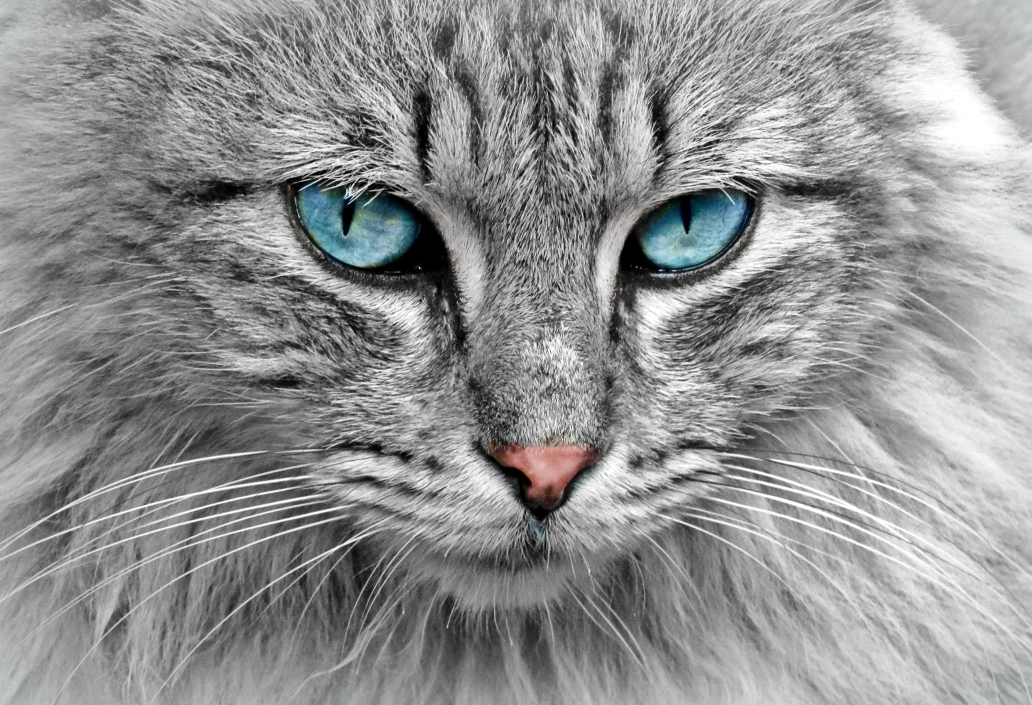
#> input picture Week - 1 - Introduction to Linear Algebra and Derivatives for Deep Learning/cat.png, 2064 x 1410 px, found by its file name (shown at 1/2 size)
$ jupyter execute Worksheet1.ipynb
#> lines starting #> are read from the running program, lines starting #| are printed output that depends on the picture; after the words box and inside, x2 and y2 are one past the last pixel; in counts of white or black regions, pixels touching at a corner belong together
[cell 1]
from PIL import Image
import numpy as np
import matplotlib.pyplot as plt

image_colored = Image.open(r"D:\Herald_College\6th Semester\Week - 1 - Introduction to Linear Algebra and Derivatives for Deep Learning\6CS012_Mandeep_Panta_2408124\cat.png")
#> image_colored is the input picture: PIL image 2064x1410 RGBA; mean R, G, B, A 144.5, 145.7, 144.9, 255
image_colored = image_colored.resize(( 512 , 512 ))
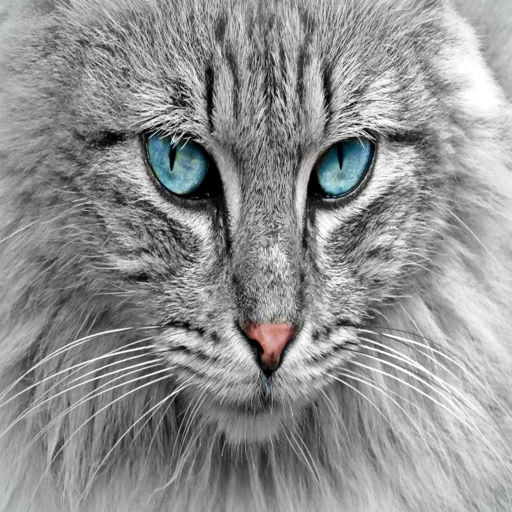
#> image_colored: PIL image 512x512 RGBA; mean R, G, B, A 144.5, 145.7, 144.9, 255

display(image_colored)

[cell 2]
# Load image and convert to grayscale
image = Image.open(r"D:\Herald_College\6th Semester\Week - 1 - Introduction to Linear Algebra and Derivatives for Deep Learning\6CS012_Mandeep_Panta_2408124\cat.png").convert ("L")
# Convert to NumPy array
image_array = np.array(image)
# Get image dimensions
height , width = image_array.shape
#> height = 1410; width = 2064
# Reshape the image into a 2D array where each row represents a row of pixels
# This allows PCA to process each row as an observation and find patterns across pixel intensities
data = image_array.reshape(height , width)

[cell 3]
# Compute the mean of each column ( feature )
mean = np.mean(data , axis = 0)
#> mean = 2064 values, max 203.9 at index 1956, min 102.8 at index 854, mean 145.3
# Subtract mean to center the data
centered_data = data - mean# Compute the mean of each column ( feature )
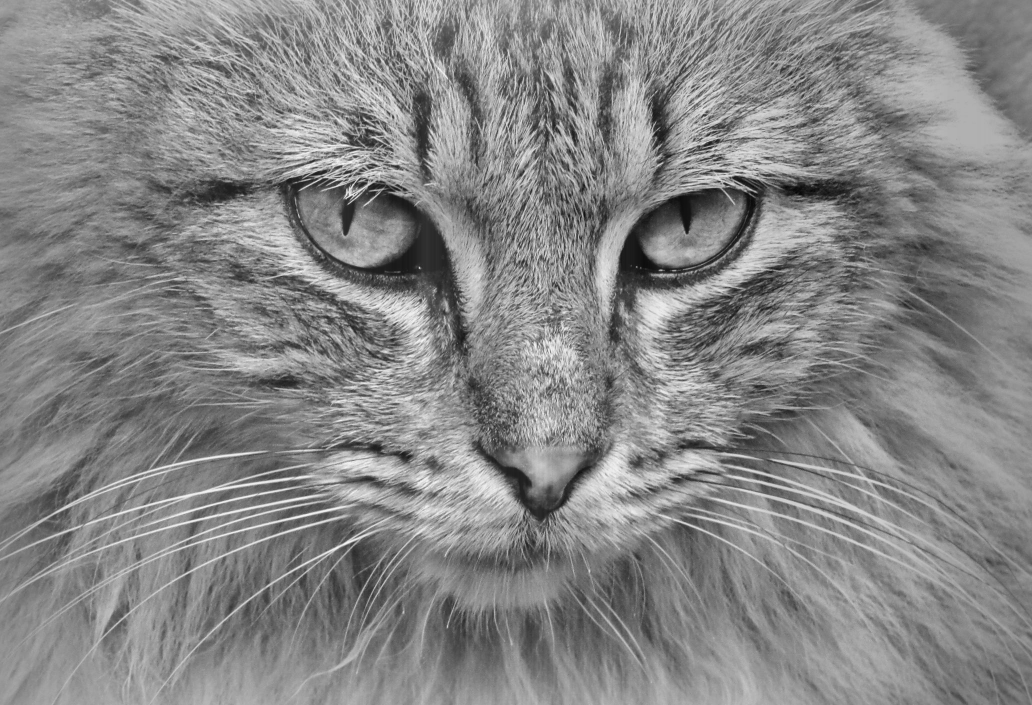
#> centered_data: shape (1410, 2064) float64 (shown at 1/2 size); min -163.4, max 146.5, mean 0; drawn with min black and max white
mean = np.mean(data , axis = 0)
# Subtract mean to center the data
centered_data = data - mean

[cell 4]
# Compute covariance matrix
cov_matrix = np.cov(centered_data , rowvar = False)
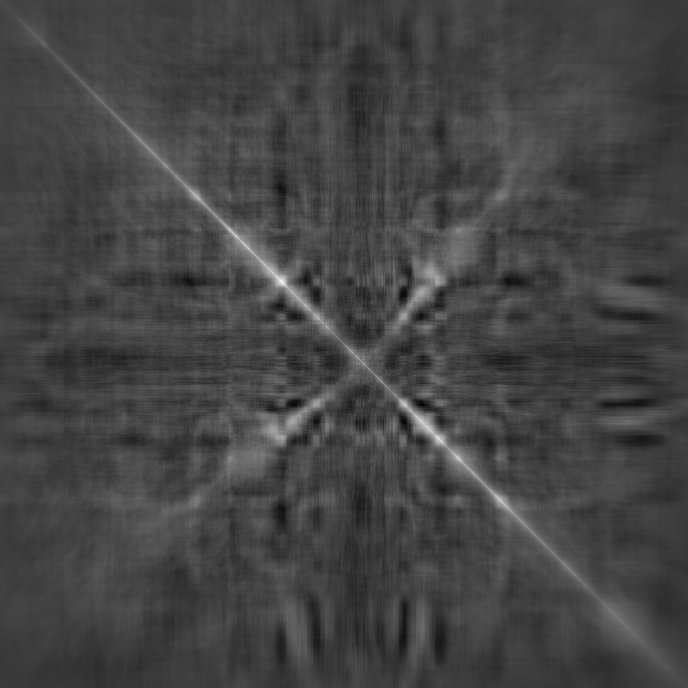
#> cov_matrix: shape (2064, 2064) float64 (shown at 1/3 size); min -1317.8, max 4173, mean 156.7; drawn with min black and max white

[cell 5]
# Compute eigenvalues and eigenvectors
eigenvalues , eigenvectors = np.linalg.eigh(cov_matrix)
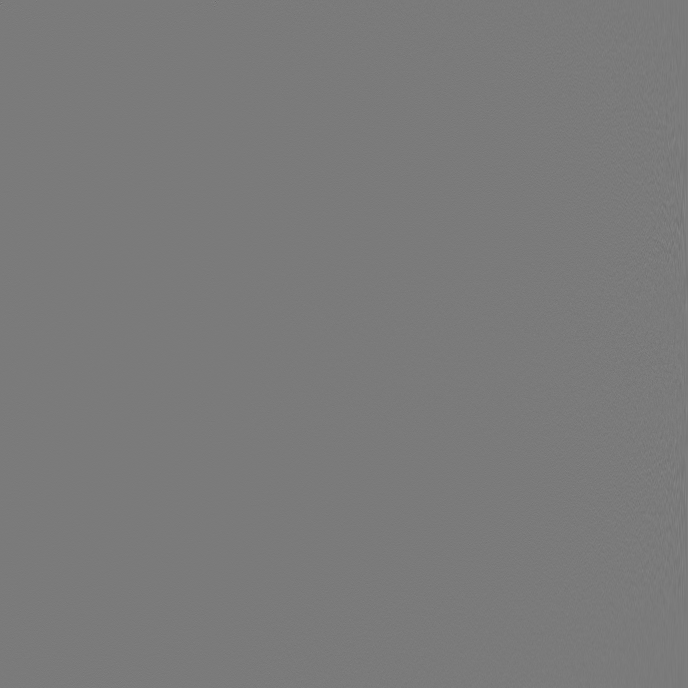
#> eigenvectors: shape (2064, 2064) float64 (shown at 1/3 size); min -0.649, max 0.695, mean 1.24e-06; drawn with min black and max white
#> eigenvalues = 2064 values from -3.9e-11 to 475060.1
# Sort eigenvalues and corresponding eigenvectors indescending order
sorted_indices = np.argsort(eigenvalues)[:: -1]
#> sorted_indices = 2064 values, max 2063 at index 0, min 0 at index 2063, mean 1031.5
eigenvalues = eigenvalues [sorted_indices]
#> eigenvalues = 2064 values, max 475060.1 at index 0, min -3.9e-11 at index 2063, mean 1861.1
eigenvectors = eigenvectors [: , sorted_indices]

[cell 6]
# Plot the explained variance ratio
explained_variance_ratio = eigenvalues / np.sum(eigenvalues)
#> explained_variance_ratio = 2064 values, max 0.124 at index 0, min -1.01e-17 at index 2063, mean 0.000484
plt.plot(np.cumsum(explained_variance_ratio))
plt.title("Cumulative Explained Variance")
plt.xlabel("Number of Components")
plt.ylabel("Cumulative Explained Variance")
plt.grid(True)
plt.show()
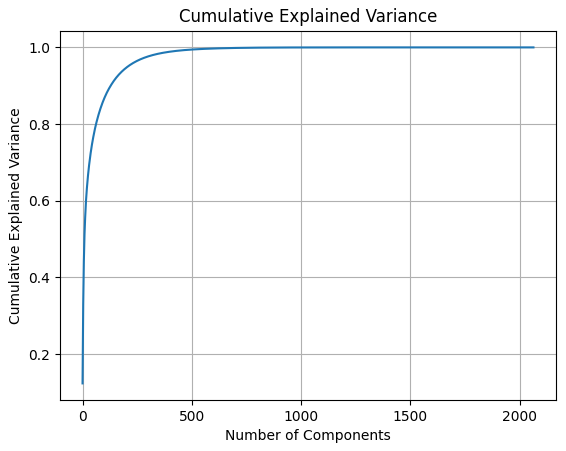
#> figure drawn by matplotlib, 1 panel; curve peaks at x = 1408, y = 1

[cell 7]
k = 50 # Choose k principal components
components = eigenvectors [: , : k ]

[cell 8]
# Project the data onto the principal components
compressed_data = np.dot(centered_data , components)

[cell 9]
# Reconstruct the image from compressed data
decompressed_data = np.dot(compressed_data , components . T ) + mean

[cell 10]
plt.figure ( figsize =(12 , 6) )
# Original Image
plt.subplot(1 , 3 , 1)
plt.imshow(image_array , cmap ="gray")
plt.title("Original Image")
plt.axis("off")
# Compressed Representation
plt.subplot(1 , 3 , 2)
plt.imshow(compressed_data , cmap ="gray", aspect ="auto")
plt.title(f"Compressed Image (k={k})")
plt.axis("off")
# Decompressed Image
plt.subplot(1 , 3 , 3)
plt.imshow(decompressed_data , cmap ="gray")
plt.title("Decompressed Image")
plt.axis("off")
plt.tight_layout()
plt.show()

[cell 11]
# Define the cropping box (left, upper, right, lower)
left = 0
upper = 0
right = 100
lower = 100

# Crop the image (assign the result!)
cropped_image = image_colored.crop((left, upper, right, lower))
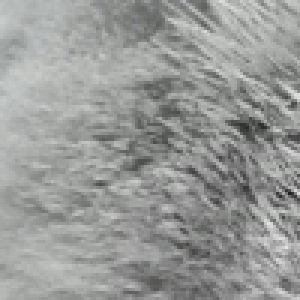
#> cropped_image: PIL image 100x100 RGBA (shown 3 times larger); mean R, G, B, A 152.1, 153.8, 151.7, 255

# Display the cropped image
display(cropped_image)

[cell 12]
# Convert the Pillow image to a NumPy array
image_array_colored = np.array( image_colored )
# Display the shape of the NumPy array (height , width , channels)
print (" Shape of the image array :", image_array_colored .shape)
#|  Shape of the image array : (512, 512, 4)

[cell 13]
# Convert the Pillow image to a NumPy array
image_array_colored = np.array(image_colored)
# Display the shape of the NumPy array (height , width ,channels)
print (" Shape of the image array :", image_array_colored . shape)
#|  Shape of the image array : (512, 512, 4)
#For Red Channels
red_channel = image_array_colored.copy() # Red channel
red_channel [: , : , 1] = 0 # Green channel
red_channel [: , : , 2] = 0
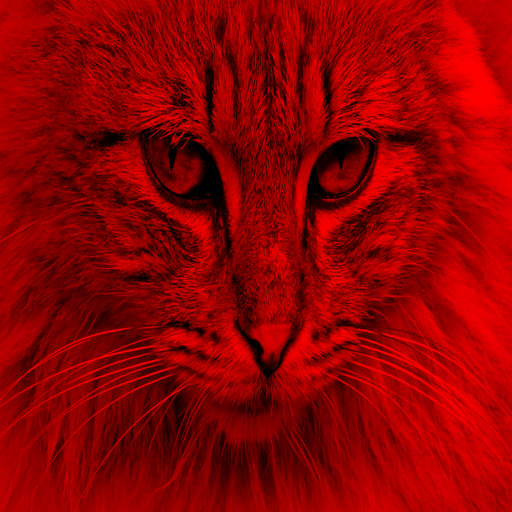
#> red_channel: shape (512, 512, 4); mean R, G, B, A 144.5, 0, 0, 255
display (red_channel)

[cell 14]
# For Blue Channel :
blue_channel = image_array_colored.copy() # Blue channel
blue_channel [: , : , 0] = 0 # red channel
blue_channel [: , : , 1] = 0 # green channel
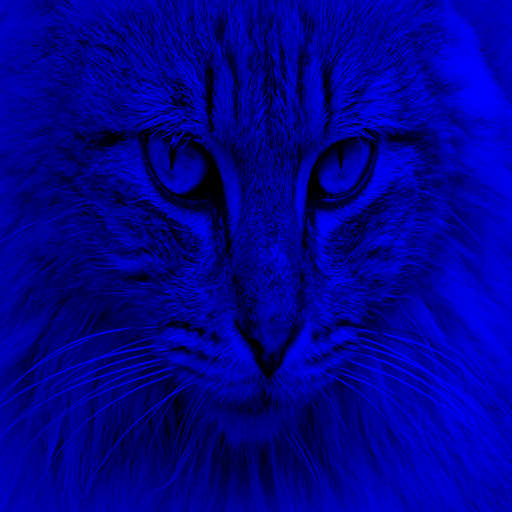
#> blue_channel: shape (512, 512, 4); mean R, G, B, A 0, 0, 144.9, 255


display ( blue_channel )

[cell 15]
# For Blue Channel :
green_channel = image_array_colored.copy() # Blue channel
green_channel [: , : , 0] = 0 # red channel
green_channel [: , : , 2] = 0 # blue channel
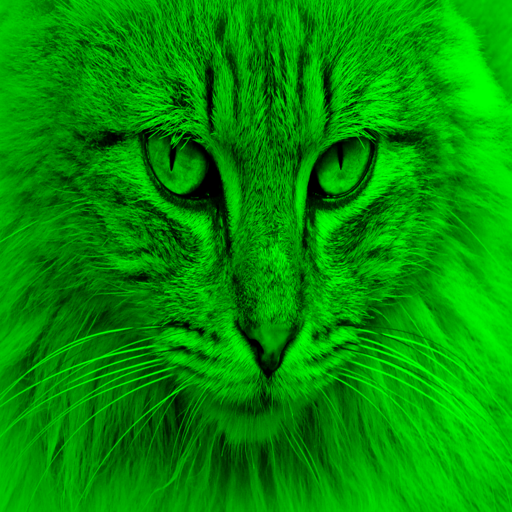
#> green_channel: shape (512, 512, 4); mean R, G, B, A 0, 145.7, 0, 255


display ( green_channel )

[cell 16]
import numpy as np
from PIL import Image

# Convert the colored image to a NumPy array
modified_image_array = np.array(image_colored)

# Modify the top-left 100x100 pixels to a value of 210
# For an RGB image, we need to set all three channels (R, G, B) to 210
modified_image_array[0:100, 0:100, :] = 210
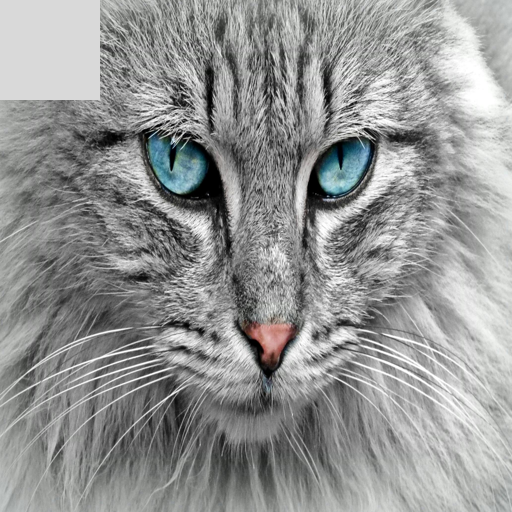
#> modified_image_array: shape (512, 512, 4); 3.81% of pixels changed, all inside (x1, y1, x2, y2) = (0, 0, 100, 100); transparent parts drawn white

# Convert the NumPy array back to a PIL Image
modified_image = Image.fromarray(modified_image_array)

# Display the modified image
display(modified_image)

$ run again, with Week - 1 - Introduction to Linear Algebra and Derivatives for Deep Learning/cameraman.png copied over Week - 1 - Introduction to Linear Algebra and Derivatives for Deep Learning/cat.png
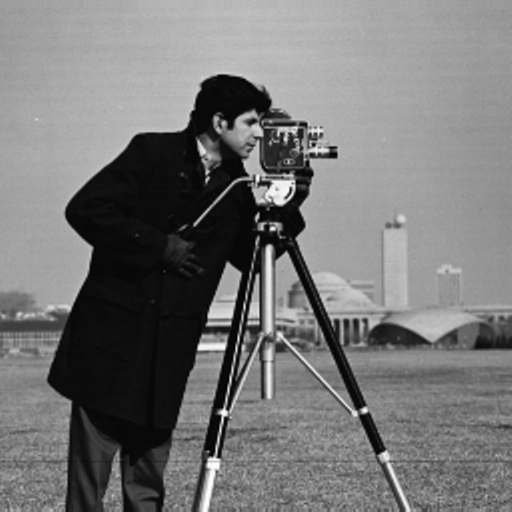
#> input picture Week - 1 - Introduction to Linear Algebra and Derivatives for Deep Learning/cameraman.png, 512 x 512 px, found by its file name
#> image_colored is the input picture: PIL image 512x512 L; min 0, max 255, mean 118.3
#> mean = 512 values, max 151.7 at index 404, min 57.75 at index 151, mean 118.3
#> `eigenvalues , eigenvectors = np.linalg.eigh(cov_matrix)`: eigenvalues = 512 values from 1.18e-12 to 628073.7
#> sorted_indices = 512 values, max 511 at index 0, min 0 at index 511, mean 255.5
#> `eigenvalues = eigenvalues [sorted_indices]`: eigenvalues = 512 values, max 628073.7 at index 0, min 1.18e-12 at index 511, mean 2880.2
#> `eigenvectors = eigenvectors [: , sorted_indices]`:
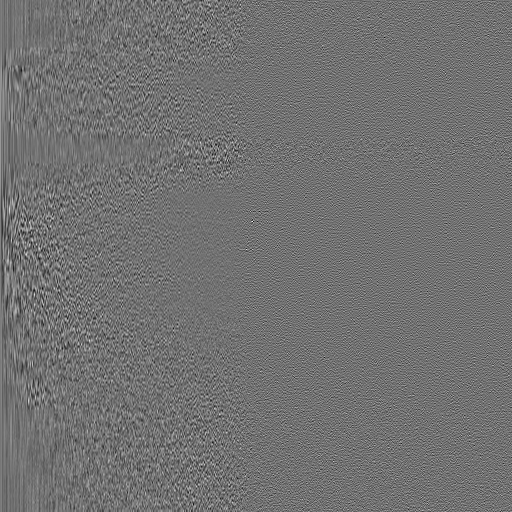
#> eigenvectors: shape (512, 512) float64; min -0.251, max 0.311, mean 2.51e-05; drawn with min black and max white
#> explained_variance_ratio = 512 values, max 0.426 at index 0, min 7.98e-19 at index 511, mean 0.00195
#> `cropped_image = image_colored.crop((left, upper, right, lower))`:
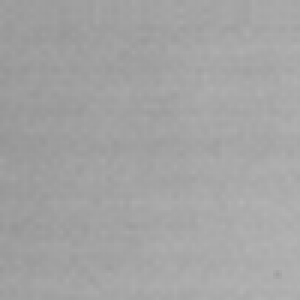
#> cropped_image: PIL image 100x100 L (shown 3 times larger); min 149, max 180, mean 163.8
#|  Shape of the image array : (512, 512)
#|  Shape of the image array : (512, 512)
